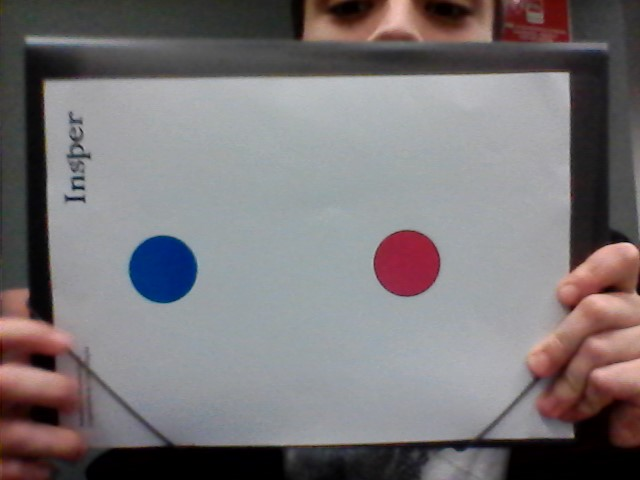
#> input picture cenario.jpg, 640 x 480 px, given in place of the camera
$ python Parte5.py
#> lines starting #> are read from the running program, lines starting #| are printed output that depends on the picture; after the words box and inside, x2 and y2 are one past the last pixel; in counts of white or black regions, pixels touching at a corner belong together
import cv2
import numpy as np
from math import acos, degrees, sqrt

# Iniciando a captura de video:
cap = cv2.VideoCapture(0)
cap.set(cv2.CAP_PROP_FRAME_WIDTH, 640)
cap.set(cv2.CAP_PROP_FRAME_HEIGHT, 480)

# Definindo os limites das cores:
# HSV -> Hue Sat Value
lower_cyan = np.array([95, 90, 20])
upper_cyan = np.array([110, 255, 255])

lower_magenta = np.array([165, 100, 20])
upper_magenta = np.array([180, 255, 255])

# Returns an image containing the borders of the image
# sigma is how far from the median we are setting the thresholds
def auto_canny(image, sigma=0.33):
    # compute the median of the single channel pixel intensities
    v = np.median(image)

    # apply automatic Canny edge detection using the computed median
    lower = int(max(0, (1.0 - sigma) * v))
    upper = int(min(255, (1.0 + sigma) * v))
    edged = cv2.Canny(image, lower, upper)

    # return the edged image
    return edged

#Mede a distancia entre a folha e a camera
def dist_folha_camera(n):
    entre_circ = 14
    f = 525

    distancia = f * entre_circ/n

    return distancia

#mede a distancia entre dois pontos
def dist_pontos(xa, ya, xb, yb):

    d = (xb - xa)**2+(yb - ya)**2
    dist = sqrt(d)

    return dist
# Loop principal:
while True:
    # Pegando um frame da webcam:
    _, frame = cap.read()
#> frame is the input picture: shape (480, 640, 3); mean B, G, R 119.4, 117.2, 122

    # Convertendo o frame para HSV:
    frame_hsv = cv2.cvtColor(frame, cv2.COLOR_BGR2HSV)
#> frame_hsv: shape (480, 640, 3); mean H, S, V 86.5, 38.6, 128

    # Fazendo a mascara das duas cores:
    mask_cyan = cv2.inRange(frame_hsv, lower_cyan, upper_cyan)
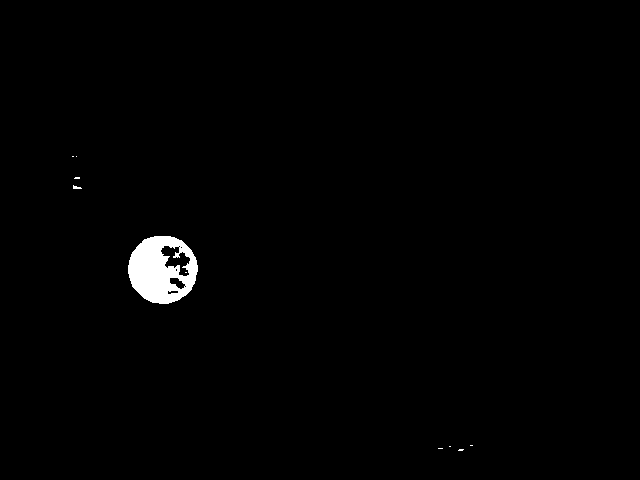
#> mask_cyan: shape (480, 640); 1.1% white; 10 white regions (8 under 20 px), largest, box (x1, y1, x2, y2) and area: (128, 236, 198, 304) 3188, (73, 185, 82, 189) 22
    mask_magenta = cv2.inRange(frame_hsv, lower_magenta, upper_magenta)
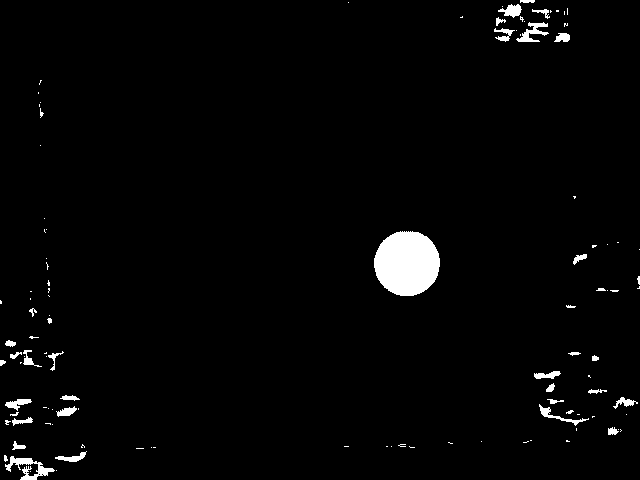
#> mask_magenta: shape (480, 640); 2.2% white; 111 white regions (76 under 20 px), largest, box (x1, y1, x2, y2) and area: (374, 231, 440, 296) 3377, (5, 456, 55, 480) 448, (516, 22, 549, 42) 276

    # Juntando as duas mascaras:
    mask_both = cv2.bitwise_or(mask_cyan, mask_magenta)
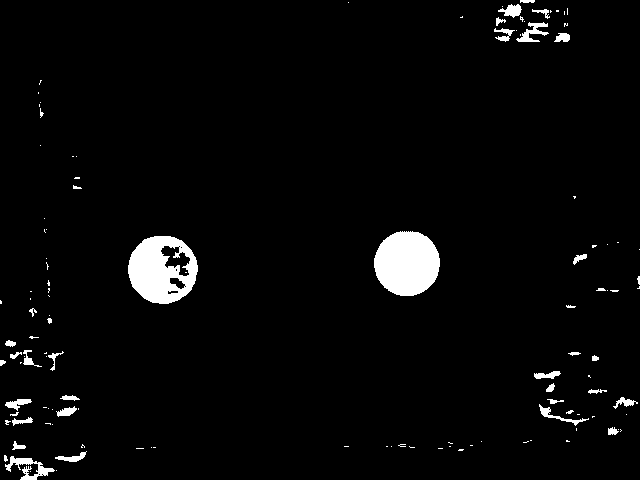
#> mask_both: shape (480, 640); 3.3% white; 121 white regions (84 under 20 px), largest, box (x1, y1, x2, y2) and area: (374, 231, 440, 296) 3377, (128, 236, 198, 304) 3188, (5, 456, 55, 480) 448

    # Sobrepondo as mascaras com a imagem original para pegar as cores
    # da imagem original:
    output = cv2.bitwise_and(frame, frame, mask=mask_both)

    # Convertendo o frame para GRAY:
    frame_gray = cv2.cvtColor(frame, cv2.COLOR_BGR2GRAY)
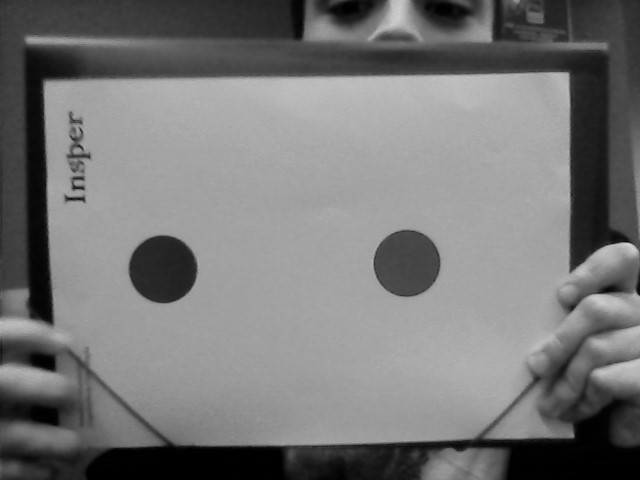
#> frame_gray: shape (480, 640); min 0, max 214, mean 118.9

    # Tirando os ruidos da imagem:
    frame_blur = cv2.GaussianBlur(frame_gray,(5,5),0)

    # Retirando as bordas do frame:
    edges = auto_canny(frame_blur)
#> in auto_canny, `v = np.median(image)`: v = 154
#> in auto_canny, `lower = int(max(0, (1.0 - sigma) * v))`: lower = 103
#> in auto_canny, `upper = int(min(255, (1.0 + sigma) * v))`: upper = 204
#> in auto_canny, `edged = cv2.Canny(image, lower, upper)`:
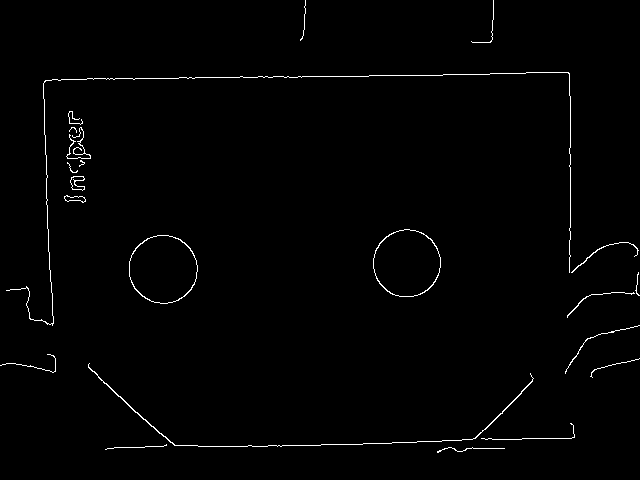
#> edged: shape (480, 640); 1.1% white in thin lines or dots

    # Bordas com cor:
    edges_color = cv2.cvtColor(edges, cv2.COLOR_GRAY2BGR)
#> edges_color: shape (480, 640, 3); 1.1% white in thin lines or dots

    circles = cv2.HoughCircles(edges, cv2.HOUGH_GRADIENT, 2, 40, param1=100, param2=100, minRadius=5, maxRadius=60)
#> circles = [[163, 269, 32.8], [407, 263, 32.2]]

    # Verificando se pelomenos 1 circulo foi encontrado:
    if circles is not None:
        # Converter as coordenadas (x, y) para numeros inteiros:
        circles = np.round(circles[0, :]).astype("int")
#> circles = [[163, 269, 33], [407, 263, 32]]

        for (x, y, r) in circles:
            # Desenhando uma borda ao redor do circulo
            cv2.circle(output, (x, y), r, (0, 255, 0), 4)
#> this loop made 2 passes
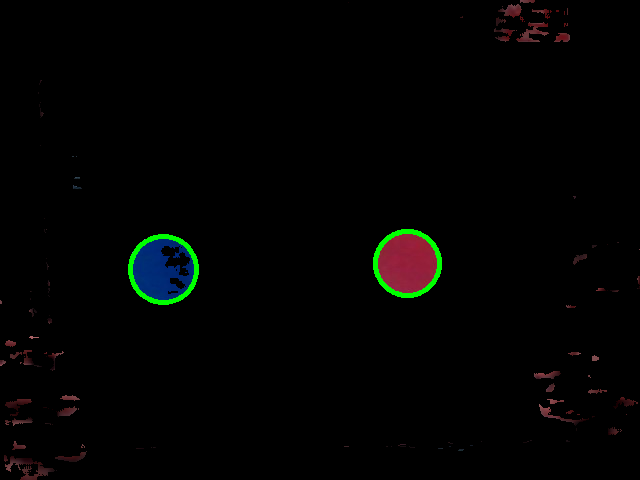
#> output: shape (480, 640, 3); mean B, G, R 1.9, 2.7, 2.2

        # Desenhando uma linha entre os dois primeiros circulos
        if len(circles) == 2:
            # Pegando as coordenadas de cada circulo:
            xa, ya, ra = circles[0]
#> xa = 163; ya = 269; ra = 33
            xb, yb, rb = circles[1]
#> xb = 407; yb = 263; rb = 32

            distancia = dist_pontos(xa, ya, xb, yb)
#> in dist_pontos, `d = (xb - xa)**2+(yb - ya)**2`: d = 59572
#> in dist_pontos, `dist = sqrt(d)`: dist = 244.1
#> distancia = 244.1

            # Calculando o angulo da linha com a horizontal:
            angulo = acos(abs(xb - xa) / distancia)
#> angulo = 0.0246
            angulo = degrees(angulo)
#> angulo = 1.41

            # Colocanto a distancia e angulo na tela:
            font = cv2.FONT_HERSHEY_SIMPLEX
#> font = 0
            cv2.putText(output, 'Distancia : {0:.2f}cm'.format(dist_folha_camera(distancia)), (0,25), font, 1, (255,255,255), 2, cv2.LINE_AA)
#> in dist_folha_camera, `distancia = f * entre_circ/n`: distancia = 30.11
            cv2.putText(output, 'Angulo : {0:.2f} graus'.format(angulo), (0,60), font, 1, (255,255,255), 2, cv2.LINE_AA)


            #Colocando a linha entre as bolas
            cv2.line(output, (xa, ya), (xb, yb), (255,0,0), 4)
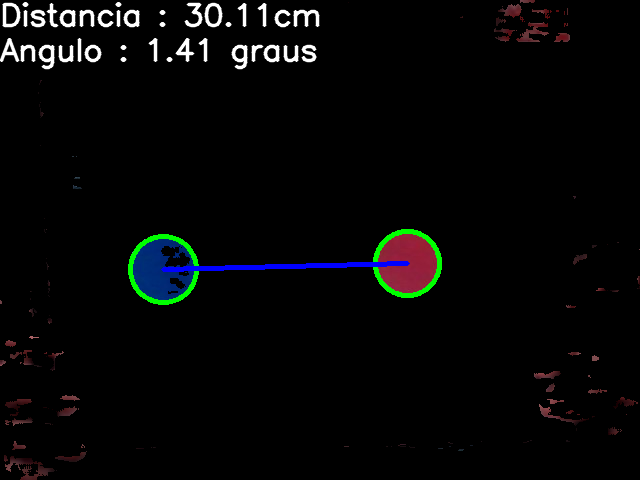
#> output: shape (480, 640, 3); mean B, G, R 6.4, 6.2, 5.7


    # Mostrando o resultado:
    cv2.imshow("Output", output)

    # Apertar Q para sair do loop principal:
    if cv2.waitKey(1) & 0xFF == ord('q'):
#> (key q is pressed here)
        break

# Fechando as janelas e desligando a webcam:
cv2.destroyAllWindows()
cap.release()
